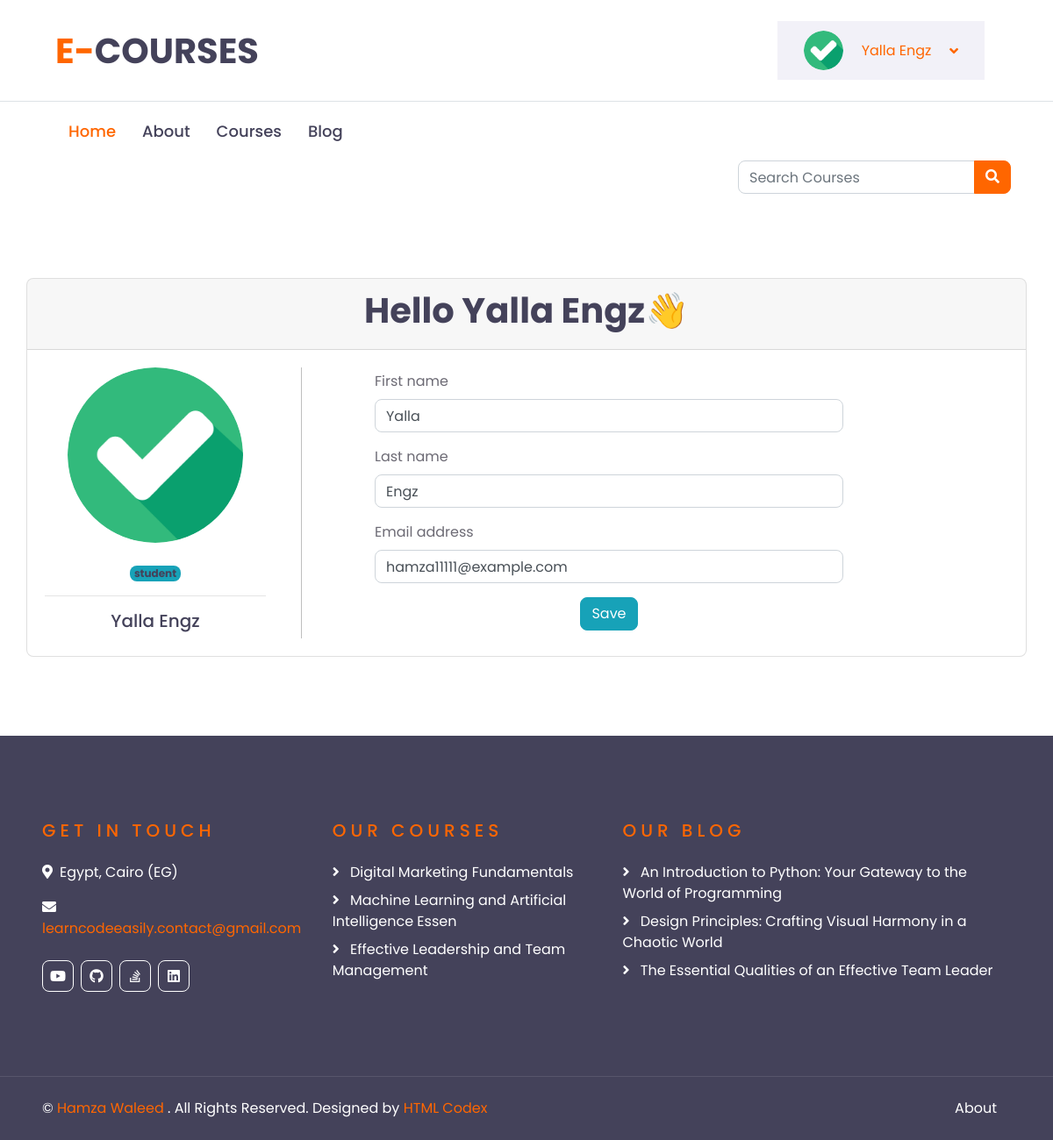
Screenshot of /accounts/profile/ (signed in) with the database file from the repository.
### accounts/models.py (models this page shows, shortened)
class Profile(models.Model):
    user = models.OneToOneField(User, on_delete=models.CASCADE)
    profile_image = models.ImageField(null=True, default='academy_courses/static/profile.jpg')

### academy_courses/models.py (models this page shows, shortened)
class Urls(models.Model):
    title = models.CharField(max_length=30, default="My Urls")
    icon = models.CharField(
        default='Select an icon',
        choices=SOCIAL_MEDIA_ICONS,
        max_length=100
    )
    url = models.URLField()

class Course(models.Model):
    name = models.CharField(max_length=50)
    description = models.TextField(max_length=5000)
    price = models.FloatField()
    hour = models.IntegerField()
    min = models.IntegerField()
    image = models.ImageField()
    created_at = models.DateTimeField(auto_now_add=True)
    updated_at = models.DateTimeField(auto_now=True)

### academy_blog/models.py (models this page shows, shortened)
class Article(models.Model):
    cover_image = models.ImageField()
    category = models.ForeignKey(Category, on_delete=models.PROTECT)
    title = models.CharField(max_length=100)
    subject = HTMLField(max_length=10000)
    created_at = models.DateTimeField(auto_now_add=True)
    updated_at = models.DateTimeField(auto_now=True)

### accounts/views.py (the view)
# urls.py: path('profile/', views.edit_profile, name='profile'),
@login_required
def edit_profile(request):
    if request.method == 'POST':
        form = ProfileForm(request.POST, instance=request.user)
        if form.is_valid():
            form.save()
            return redirect('profile')
    else:
        form = ProfileForm(instance=request.user)
        return render(request, 'common/profile.html', {
            'form': form
        })

### accounts/forms.py
class ProfileForm(UserChangeForm):
    password = None
    class Meta():
        model = User
        fields = ['first_name', 'last_name', 'email']
        widgets = {
            'first_name': forms.TextInput(attrs=attrs),
            'last_name': forms.TextInput(attrs=attrs),
            'email': forms.EmailInput(attrs=attrs),
        }

### academy_courses/custom_context_proccessor.py (called while the page is built)
def slider_footer(request):
    course = Course.objects.all()[:20]
    opinion = Opinion.objects.all()
    url = Urls.objects.all()
    article = Article.objects.all()[:20]
    return {
        'courses': course,
        'opinions': opinion,
        'urls': url,
        'arts': article
    }

def category(request):
    cat = Category.objects.all()
    latest_article = Article.objects.order_by('-created_at')[:10]
    return {
        'cats': cat,
        'la_ar': latest_article,
    }

def slider_image(request):
    image = Slider.objects.first()
    return {
        'slide': image,
    }

### accounts/templates/common/profile.html (shortened to what this page needs)
{% extends 'base.html' %}
{% load static %}
{% load i18n %}
{% block content %}
    <div class="container">
        <div class="row">
            <div class="card col-md-12 px-0">
                <div class="card-header">
                    <h1 class="text-center">
                        {% trans 'Hello ' %}{{ user.first_name }}  {{ user.last_name }}{% trans '👋' %}
                    </h1>
                </div>
                <div class="card-body">
                    <div class="row">
                        <div class="col-lg-3 text-center">
                            <img src="{{ user.profile.profile_image.url }}" height="200px" width="200px" style="border-radius: 50%;" alt="{{ user.username }}">
                            <br>
                            <br>
                            <h6>
                                {% if user.is_staff %}
                                    <span class="badge bg-primary">
                                        {% trans 'admin' %}
                                    </span>
                                {% else %}
                                    <span class="badge bg-info">
                                        {% trans 'student' %}
                                    </span>
                                {% endif %}
                            </h6>
                            <hr>
                            <h5>{{ user.first_name }}  {{ user.last_name }}</h5>
                        </div>
                        <div class="col-md-1 justify-content-start">
                        </div>
                        <div class="col-lg-6 justify-content-start">
                            <form method="post" enctype="multipart/form-data">
                                {% include 'common/form.html' with form=form %}
                                <div class="d-grid gap-2 text-center">
                                    <button type="submit" class="btn btn-info">
                                        {% translate 'Save' %}
                                    </button>
                                </div>
                            </form>
                        </div>
                    </div>
                </div>
            </div>
        </div>
    </div>
{% endblock content %}

### academy_courses/templates/partials/header.html (shortened to what this page needs)
{% load i18n %}
{% load static %}
<div class="container-fluid d-none d-lg-block">
    <div class="row align-items-center py-4 px-xl-5">
        <div class="col-lg-3">
            <a href="/" class="text-decoration-none">
                <h1 class="m-0"><span class="text-primary">{% trans 'E-' %}</span>{% trans 'COURSES' %}</h1>
            </a>
        </div>
        {% if user.is_authenticated %}
            <div class="col-lg-9 d-flex align-items-center justify-content-end">
                <div class="col-lg-4 d-none d-lg-block">
                    <a class="d-flex align-items-center justify-content-between bg-secondary w-100 text-decoration-none" data-toggle="collapse" href="#navbar-vertical" style="height: 67px; padding: 0 30px;">
                        <input type="image" id="myimage"  style="height:45px;width:45px;border-radius: 50%;" src="{{ user.profile.profile_image.url }}" />
                        <p class="text-primary m-0">
                            {{ user.first_name }}  {{ user.last_name }}
                        </p>
                        <i class="fa fa-angle-down text-primary"></i>
                    </a>
                </div>
            </div>
        {% else %}
            <div class="col-lg-9 d-flex align-items-center justify-content-end">
                <a class="btn btn-dark py-2 px-4 d-none d-lg-block" href="{% url 'register' %}">{% trans 'Join Now' %}</a>
                <a class="btn btn-outline-primary py-2 px-4 ml-2 d-none d-lg-block" href="{% url 'login' %}">{% trans 'Login' %}</a>
            </div>
        {% endif %}
    </div>
</div>
<div class="container-fluid">
    <div class="row border-top px-xl-5">
        <div class="col-lg-9">
            <nav class="navbar navbar-expand-lg bg-light navbar-light py-3 py-lg-0 px-0">
                <div class="collapse navbar-collapse justify-content-between" id="navbarCollapse">
                    <div class="navbar-nav py-0">
                        <a href="/" class="nav-item nav-link active"> {% trans 'Home' %} </a>
                        <a href="{% url 'about' %}" class="nav-item nav-link"> {% trans 'About' %} </a>
                        <a href="{% url 'course' %}" class="nav-item nav-link"> {% trans 'Courses' %} </a>
                        <a href="{% url 'article_view' %}" class="nav-item nav-link"> {% trans 'Blog' %} </a>
                    </div>
                </div>
            </nav>
        </div>
        <form action="{% url 'course' %}" class="form-inline ml-auto px-lg-0">
            <div class="input-group">
                <input
                    value="{{ request.GET.query }}"
                    name="query"
                    type="text"
                    class="form-control"
                    style="width: 270px;"
                    placeholder="{% translate 'Search Courses' %}"
                />
                <div class="input-group-append">
                    <button class="btn btn-primary" type="submit">
                        <i class="fa fa-search"></i>
                    </button>
                </div>
            </div>
        </form>
    </div>
</div>

### accounts/templates/common/form.html (shortened to what this page needs)
{% for field in form %}
    <div class="mb-3">
        <label class="form-label">{{ field.label }}</label>
        {{ field }}
    </div>
{% endfor %}

### academy_courses/templates/partials/footer.html
{% load i18n %}
<div class="container-fluid bg-dark text-white py-5 px-sm-3 px-lg-5" style="margin-top: 90px;">
    <div class="row pt-5">
        <div class="col-lg-7 col-md-12">
            <div class="row">
                <div class="col-md-6 mb-5">
                    <h5 class="text-primary text-uppercase mb-4" style="letter-spacing: 5px;">{% trans 'Get In Touch' %}</h5>
                    <p><i class="fa fa-map-marker-alt mr-2"></i>{% trans 'Egypt, Cairo (EG)' %}</p>
                    <p><i class="fa fa-envelope mr-2"></i><a href="javascript:openmail();">learncodeeasily.contact@gmail.com</a></p>
                    <div class="d-flex justify-content-start mt-4">
                        {% for url in urls %}
                            <a class="btn btn-outline-light btn-square mr-2" href="{{ url.url }}"><i class="fab {{ url.icon }}"></i></a>
                        {% endfor %}
                    </div>
                </div>
                <div class="col-md-6 mb-5">
                    <h5 class="text-primary text-uppercase mb-4" style="letter-spacing: 5px;">{% trans 'Our Courses' %}</h5>
                    <div class="d-flex flex-column justify-content-start">
                        {% for course in courses %}
                            <a class="text-white mb-2" href="{% url 'course_list' course.id %}"><i class="fa fa-angle-right mr-2"></i> {{ course.name }} </a>
                        {% endfor %}
                    </div>
                </div>
            </div>
        </div>
        <div class="col-lg-5 col-md-12 mb-5">
            <h5 class="text-primary text-uppercase mb-4" style="letter-spacing: 5px;">{% trans 'Our Blog' %}</h5>
            <div class="d-flex flex-column justify-content-start">
                {% for art in arts %}
                    <a class="text-white mb-2" href="{% url 'article_detail' art.id %}"><i class="fa fa-angle-right mr-2"></i> {{ art.title }} </a>
                {% endfor %}
            </div>
        </div>
    </div>
</div>
<div class="container-fluid bg-dark text-white border-top py-4 px-sm-3 px-md-5" style="border-color: rgba(256, 256, 256, .1) !important;">
    <div class="row">
        <div class="col-lg-6 text-center text-md-left mb-3 mb-md-0">
            <p class="m-0 text-white">&copy; <a href="/">{% trans 'Hamza Waleed' %}</a> {% trans '. All Rights Reserved. Designed by' %}<a href="https://htmlcodex.com"> HTML Codex</a>
            </p>
        </div>
        <div class="col-lg-6 text-center text-md-right">
            <ul class="nav d-inline-flex">
                <li class="nav-item">
                    <a class="nav-link text-white py-0" href="{% url 'about' %}">{% trans 'About' %}</a>
                </li>
            </ul>
        </div>
    </div>
</div>

### rows the page displays
Course: name "Digital Marketing Fundamentals"
Course: name "Machine Learning and Artificial Intelligence Essen"
Course: name "Effective Leadership and Team Management"
Article: title "An Introduction to Python: Your Gateway to the World of Programming"
Article: title "Design Principles: Crafting Visual Harmony in a Chaotic World"
Article: title "The Essential Qualities of an Effective Team Leader"

### other values shown
{{ user.first_name }} "Yalla"
{{ user.last_name }} "Engz"
{{ field.label }} "First name" "Last name" "Email address"
